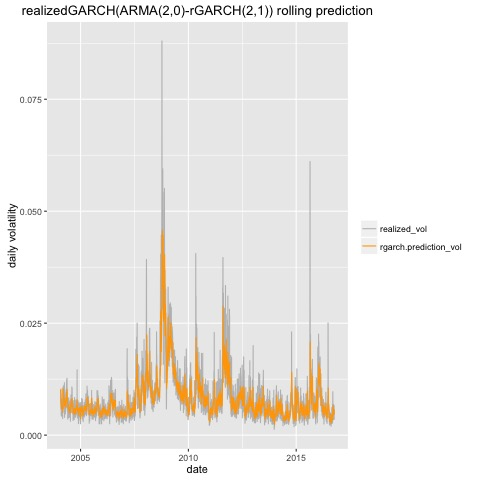

This chart was generated by the following R code:

rm(list=ls())
setwd('/Users/Eric/Desktop/Vol_prediction')

library(lubridate)
setwd('/Users/Eric/Desktop/Vol_prediction')
SPXdata<- read.csv('SPX_rvol.csv')
rownames(SPXdata)<- ymd( SPXdata$DATE)
SPXdata$SPX2.rvol<- sqrt(SPXdata$SPX2.rv)

library(rugarch)
library(xts)
rgarch.model<- ugarchspec(mean.model = list(armaOrder= c(2,0)),
                    variance.model = list(model= 'realGARCH',
                                          garchOrder= c(2,1)))
setbounds(rgarch.model)<- list(alpha2=c (-1,1))
SPXdata.xts<- SPXdata
SPXdata.xts$DATE<- NULL
SPXdata.xts<- as.xts(SPXdata.xts)
rgarch.fit<- ugarchfit(spec = rgarch.model, 
                       data= SPXdata.xts$SPX2.r, 
                       solver= 'hybrid', 
                       realizedVol= SPXdata.xts$SPX2.rvol)

whole_len<- dim(SPXdata.xts)[1]
burning<- 1000
forecast_len<- whole_len- burning
rgarch.roll<- ugarchroll(spec = rgarch.model,
                         data= SPXdata.xts$SPX2.r,
                         n.ahead = 1, 
                         forecast.length = forecast_len, 
                         refit.every = 5,
                         solver= 'hybrid',
                         realizedVol= SPXdata.xts$SPX2.rvol
                         )

library(ggplot2)
library(reshape2)
tmp_df<- data.frame(x= tail( ymd(index(SPXdata.xts)) ,forecast_len),
                    realized_vol= tail( SPXdata$SPX2.rvol, forecast_len),
                    rgarch.prediction_vol= rgarch.roll@forecast$density$RVolForecast)
rgarch.g<- ggplot( data= melt( tmp_df, id.var= 'x'), aes( x=x, y= value))+
  geom_line(aes(colour= variable, group= variable))+
  scale_colour_manual(values= c( 'grey', 'orange'))+
  ylab('daily volatility')+
  xlab( 'date')+
  theme( legend.title= element_blank())+
  ggtitle( 'realizedGARCH(ARMA(2,0)-rGARCH(2,1)) rolling prediction')
jpeg( 'rGARCH.jpeg')
rgarch.g
dev.off()

rgarch.MSE<- mean( (tmp_df$realized_vol- tmp_df$rgarch.prediction_vol)^2)
summary( (tmp_df$realized_vol- tmp_df$rgarch.prediction_vol)^2)
rgarch.MSE
cor( tmp_df$realized_vol, tmp_df$rgarch.prediction_vol)
summary( lm( tmp_df$realized_vol~ tmp_df$rgarch.prediction_vol))

rgarch_model<- list()
rgarch_model$spec<- rgarch.model
rgarch_model$roll<- rgarch.roll
rgarch_model$plot<- rgarch.g
rgarch_model$MSE<- rgarch.MSE
rgarch_model$roll.pred<- tmp_df
save(rgarch_model, file = 'rgarch_model')




